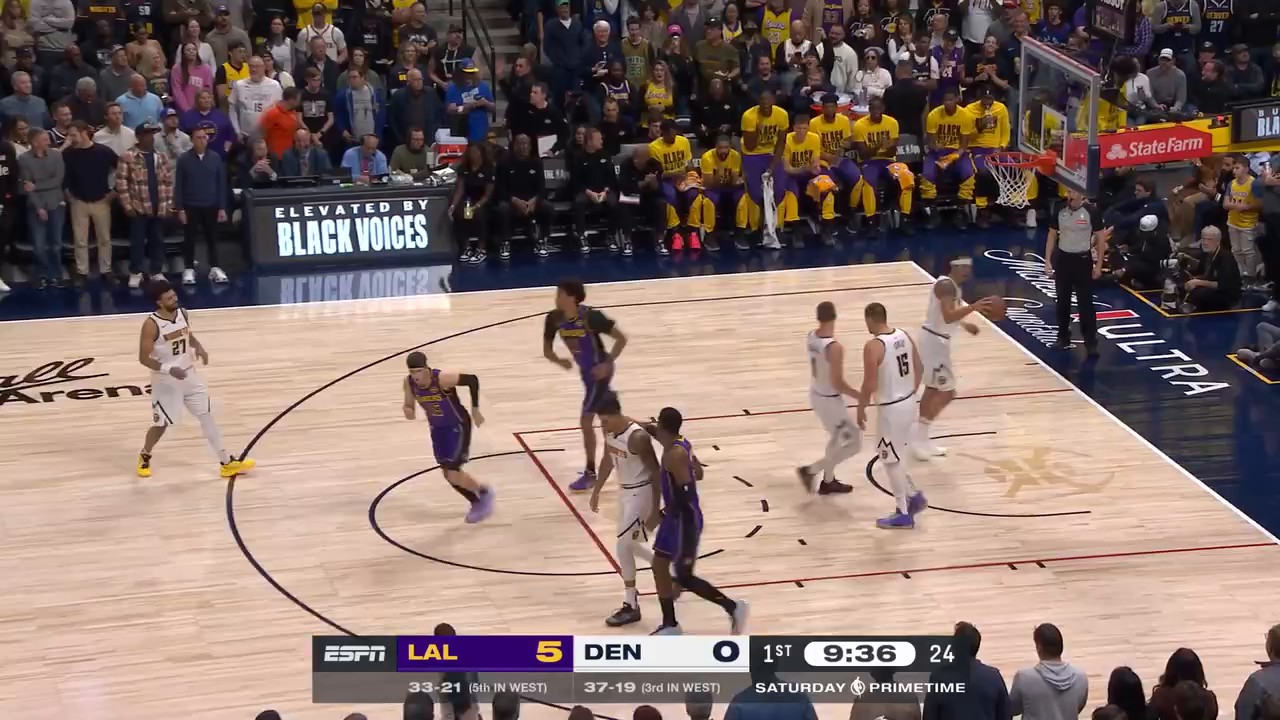
#> input picture tests/fixtures/calib_clip6/frame_00000.jpg, 1280 x 720 px; its folder holds only this picture in this run
$ python -i lines.py   (imports and definitions only)
#> lines starting #> are read from the running program, lines starting #| are printed output that depends on the picture; after the words box and inside, x2 and y2 are one past the last pixel; in counts of white or black regions, pixels touching at a corner belong together
#> further down, picture is the input picture: shape (720, 1280, 3); mean B, G, R 107.9, 113.5, 133.7
"""Court-marking evidence from an image, and line-alignment calibration refinement.

Evidence map: thin painted lines (dark OR bright, via morphological black-hat / top-hat)
plus strong color edges (painted-area boundaries such as the lane), restricted to the
floor region and with players / broadcast overlays masked out. Its distance transform
gives, for any pixel, the distance to the nearest marking.

Refinement: court polylines (template) are densely sampled, projected with the current
camera, and the camera is optimized so projected template points land on markings
(robust Cauchy loss so logos, ads and unpainted template lines are tolerated). This is a
chamfer-matching variant of the point+line refinement used in TVCalib / PnLCalib.

The alignment residual is a SELF-CONSISTENCY measure (does the model explain the visible
markings?), not ground truth.
"""

from __future__ import annotations

from dataclasses import dataclass

import cv2
import numpy as np
from scipy.optimize import least_squares

from nbatrack.calib.camera import PinholeCamera, ptz_rotation
from nbatrack.court.geometry import NBA_COURT, court_polylines, densify

# Lines that are physically painted on (almost) every NBA court. The restricted-area arc
# and the dashed inner free-throw half circle are less reliable and are excluded.
TEMPLATE_KEYS_EXCLUDE = ("restricted",)


# [4 lines left out: function template_points, not called in this run]


@dataclass
class Evidence:
    mask: np.ndarray  # uint8 marking pixels
    dist: np.ndarray  # float32 distance (px) to nearest marking
    valid: np.ndarray  # uint8 region where evidence can exist (floor, not occluded)


def marking_mask(bgr: np.ndarray, line_px: int = 9, thresh: float = 18.0,
                 edge_lo: int = 60, edge_hi: int = 140) -> np.ndarray:
#> called with line_px = 9, thresh = 18, edge_lo = 60, edge_hi = 140
    gray = cv2.cvtColor(bgr, cv2.COLOR_BGR2GRAY)
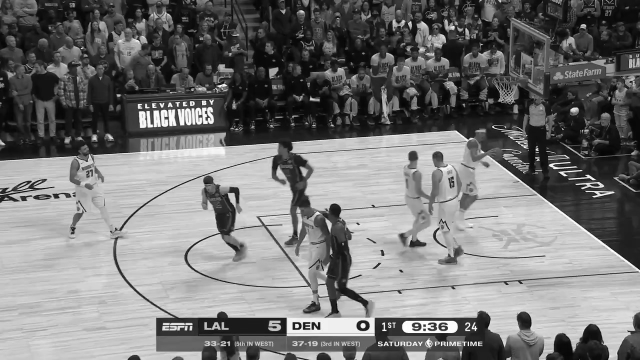
#> gray: shape (720, 1280) (shown at 1/2 size); min 0, max 255, mean 118.9
    k = cv2.getStructuringElement(cv2.MORPH_ELLIPSE, (line_px, line_px))
    blackhat = cv2.morphologyEx(gray, cv2.MORPH_BLACKHAT, k)
    tophat = cv2.morphologyEx(gray, cv2.MORPH_TOPHAT, k)
    thin = ((blackhat > thresh) | (tophat > thresh)).astype(np.uint8) * 255
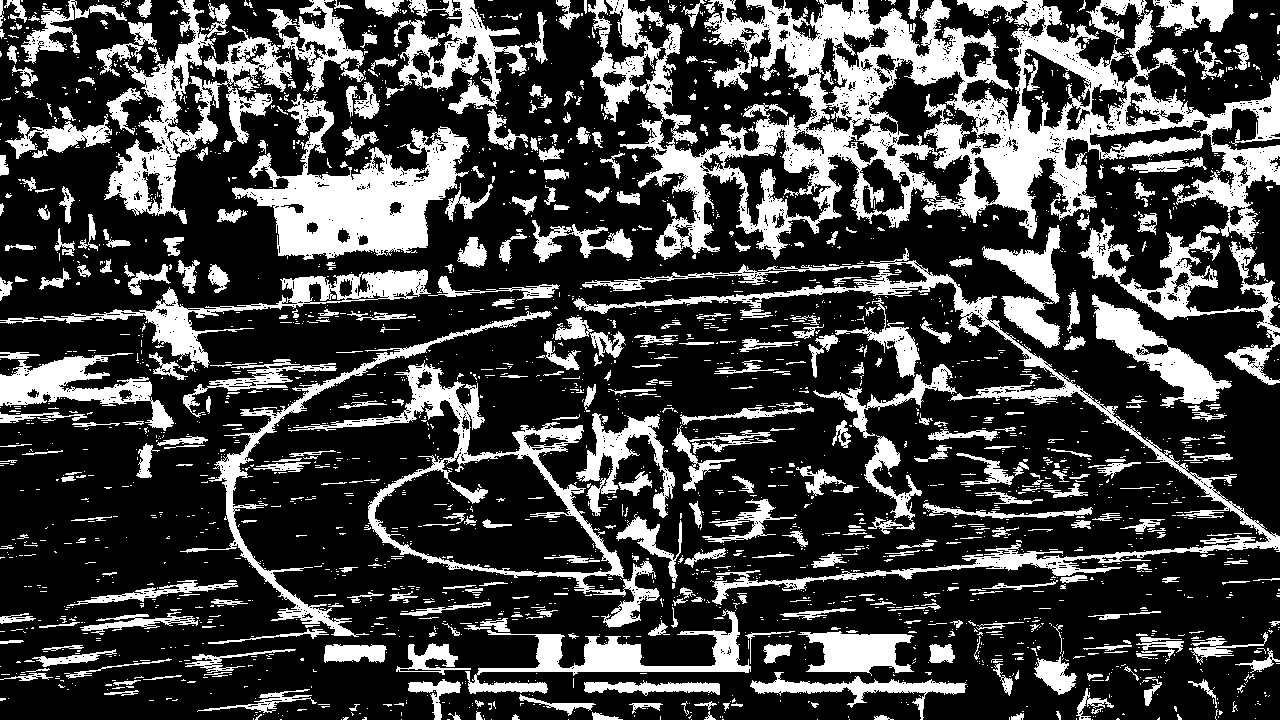
#> thin: shape (720, 1280); 26.5% white; 2826 white regions (2365 under 20 px), largest, box (x1, y1, x2, y2) and area: (588, 0, 1280, 260) 61673, (232, 93, 470, 260) 15883, (573, 248, 1280, 605) 13332
    # Color edges (painted lane etc.): Canny on saturation and on a/b chroma.
    hsv = cv2.cvtColor(bgr, cv2.COLOR_BGR2HSV)
#> hsv: shape (720, 1280, 3); mean H, S, V 59.9, 75.5, 137.6
    sat = cv2.GaussianBlur(hsv[:, :, 1], (5, 5), 0)
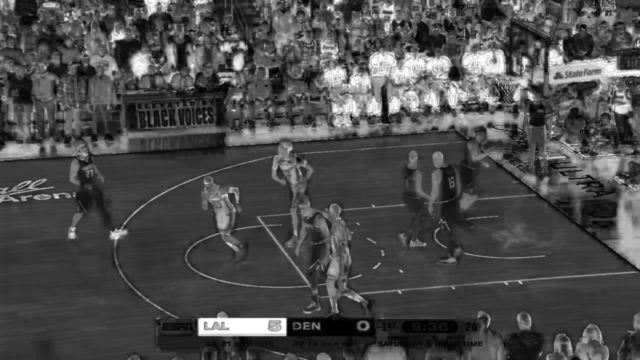
#> sat: shape (720, 1280) (shown at 1/2 size); min 0, max 255, mean 75.5
    edges = cv2.Canny(sat, edge_lo, edge_hi)
#> edges: shape (720, 1280); 9.1% white in thin lines or dots
    return cv2.bitwise_or(thin, edges)
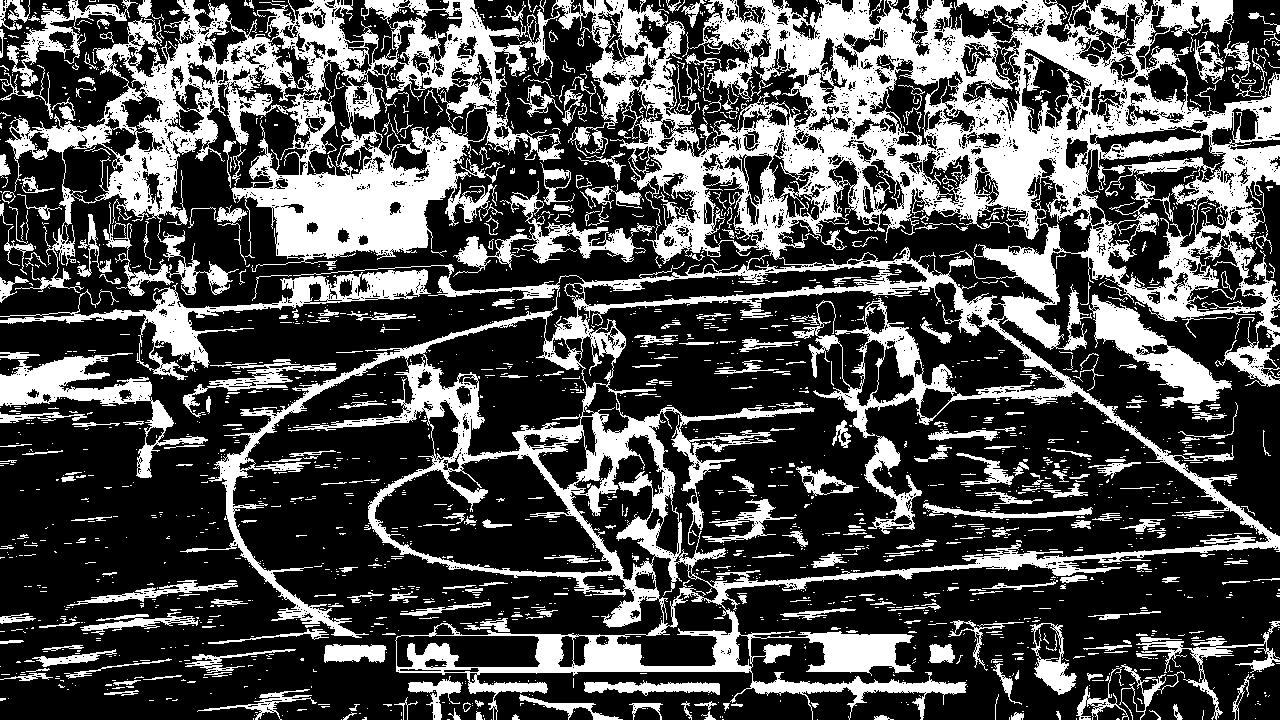
#> returned value: shape (720, 1280); 31.2% white; 2216 white regions (1822 under 20 px), largest, box (x1, y1, x2, y2) and area: (180, 0, 1280, 720) 156368, (5, 0, 564, 293) 51444, (0, 269, 431, 380) 7330


# [10 lines left out: function build_evidence, not called in this run]


FLOOR_IOU_SCALE = 0.25  # floor-IoU check runs at 1/4 resolution


# [54 lines left out: functions floor_tone_mask, floor_iou, floor_agreement, _bilinear, not called in this run]


@dataclass
class RefineResult:
    camera: PinholeCamera
    n_points: int  # template points evaluated
    inlier_frac: float  # fraction within `inlier_px` of a marking
    median_dist_px: float  # median distance of inlier template points
    success: bool


# [134 lines left out: functions alignment_stats, refine_camera, initialize_from_landmarks, floor_valid_mask, not called in this run]

>>> import cv2
>>> picture = cv2.imread('../../../tests/fixtures/calib_clip6/frame_00000.jpg')
>>> result = marking_mask(picture)

$ run again, on tests/fixtures/calib_clip6/frame_02400.jpg
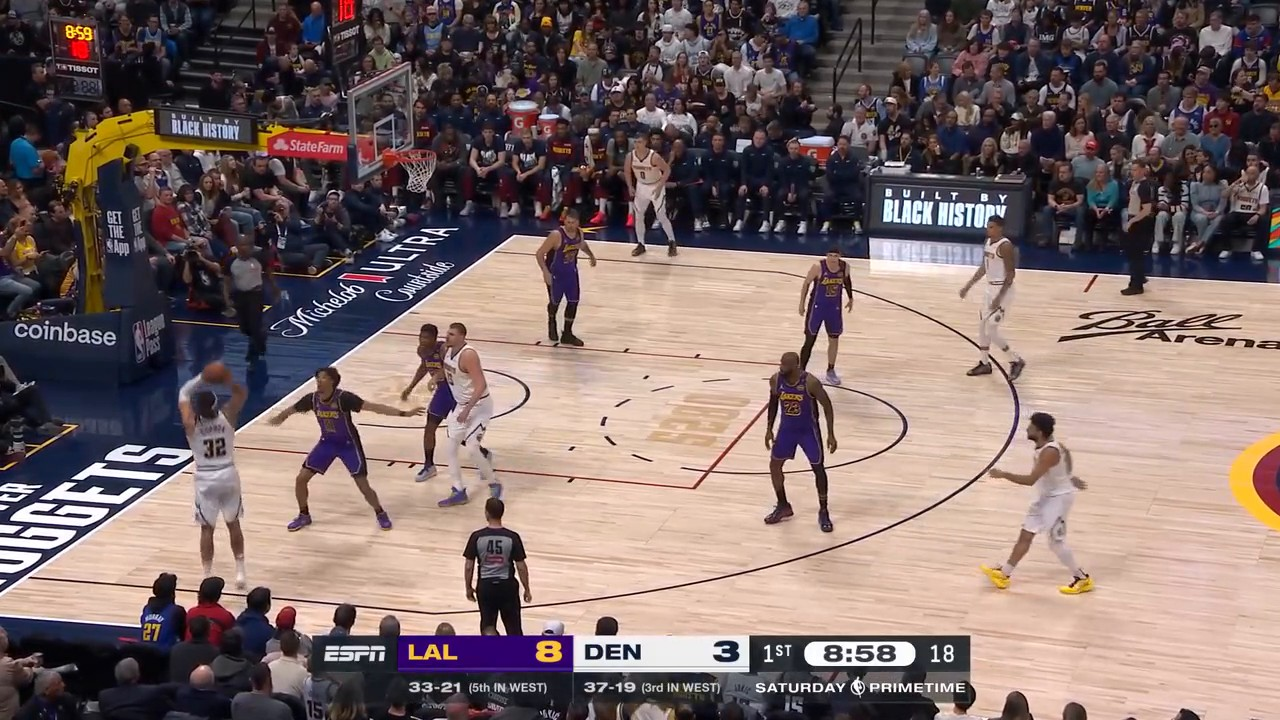
#> input picture tests/fixtures/calib_clip6/frame_02400.jpg, 1280 x 720 px
#> picture is the input picture: shape (720, 1280, 3); mean B, G, R 106.4, 108.9, 127
#> in marking_mask, `thin = ((blackhat > thresh) | (tophat > thresh)).astype(np.uint8) * 255`:
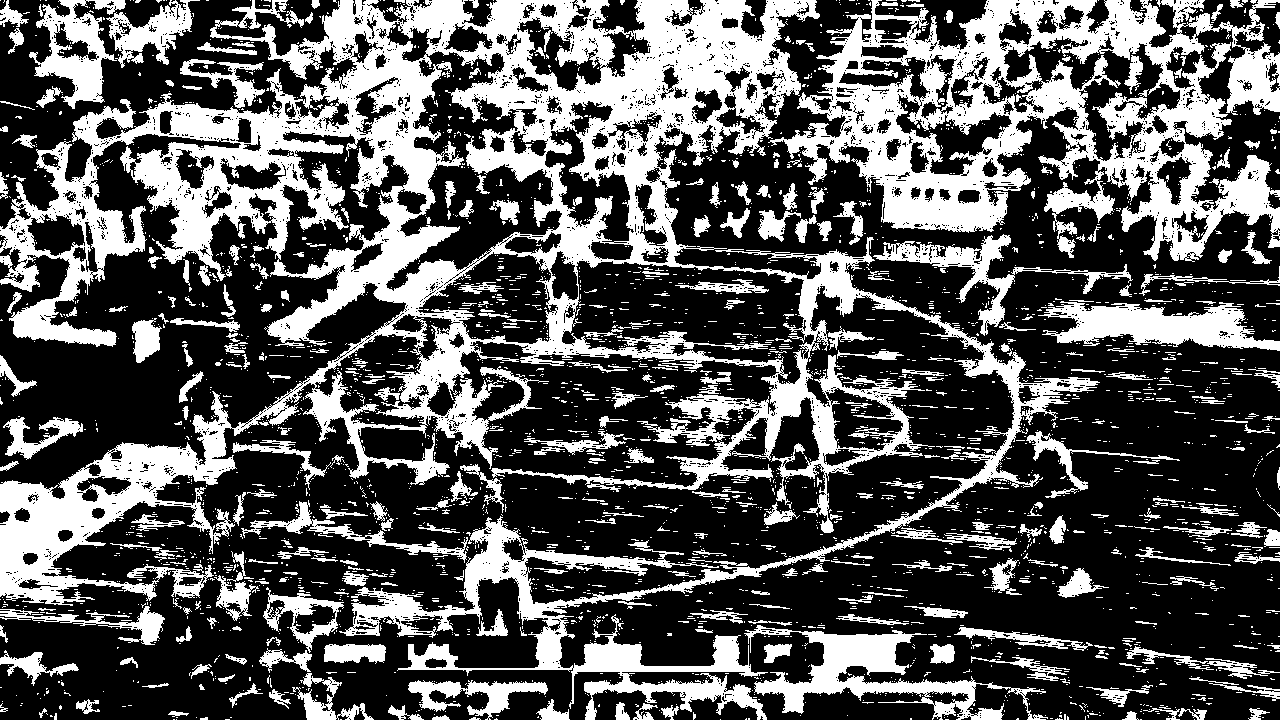
#> thin: shape (720, 1280); 34.3% white; 3291 white regions (2894 under 20 px), largest, box (x1, y1, x2, y2) and area: (0, 0, 1100, 720) 171654, (768, 0, 1280, 262) 54932, (744, 625, 1048, 720) 8021
#> hsv: shape (720, 1280, 3); mean H, S, V 70.7, 76.2, 132
#> edges: shape (720, 1280); 11% white in thin lines or dots
#> in marking_mask, `return cv2.bitwise_or(thin, edges)`:
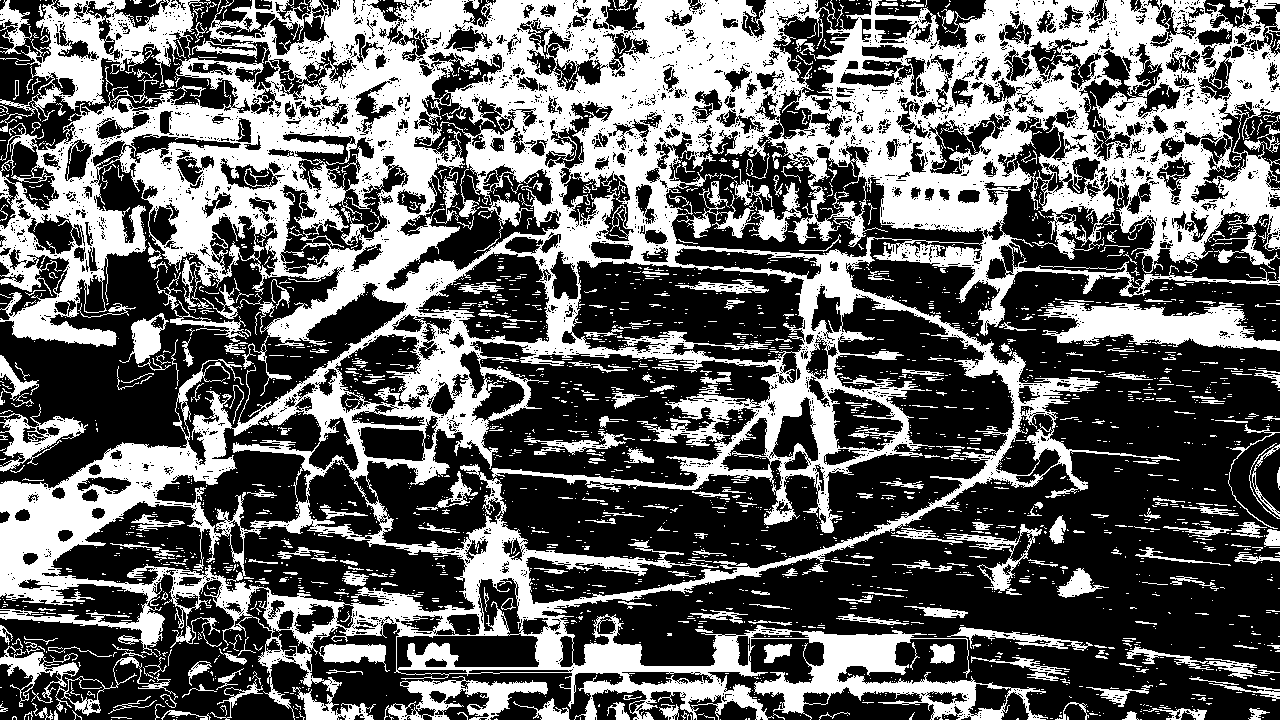
#> returned value: shape (720, 1280); 39.2% white; 2708 white regions (2320 under 20 px), largest, box (x1, y1, x2, y2) and area: (0, 0, 1280, 720) 292301, (0, 0, 211, 132) 8659, (1038, 301, 1280, 351) 6546
